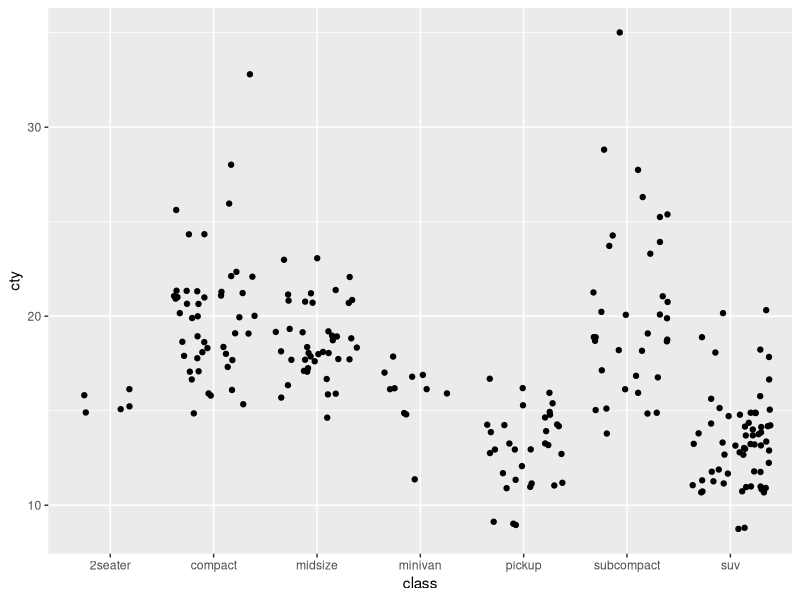

Here is the R script that generated this plot:
## ---- chunk 1
knitr::opts_chunk$set(echo = TRUE)
library(tidyverse)
## ---- chunk 2
ggplot(data=mpg, aes(x=class, y=cty)) +
  geom_jitter()
